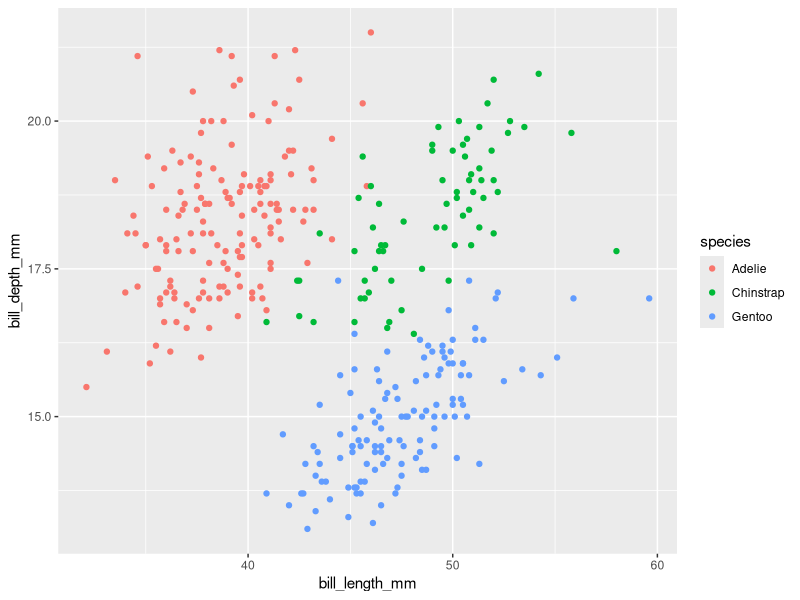
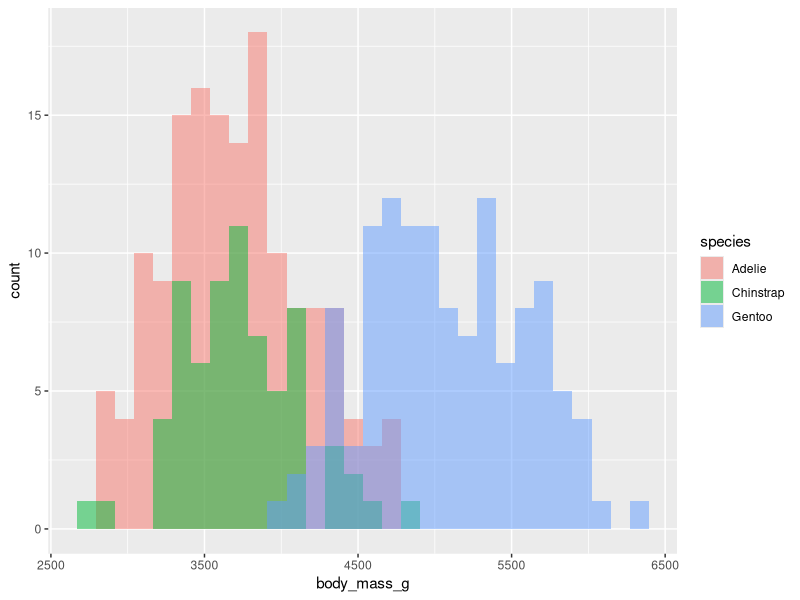

Here is the R script that generated these plots, in order:
## ---- chunk 1
#| eval: true
#| echo: true
#| out-width: "100%"
#| fig-align: "center"
library(palmerpenguins)
library(ggplot2)

ggplot(data = penguins, aes(x = bill_length_mm, y = bill_depth_mm, color = species)) +
  geom_point()
## ---- chunk 2
#| eval: true
#| echo: false
#| out-width: "100%"
#| fig-align: "center"
library(palmerpenguins)
library(ggplot2)

ggplot(data = penguins, aes(x = body_mass_g, fill = species)) +
  geom_histogram(position = "identity", alpha = 0.5)
